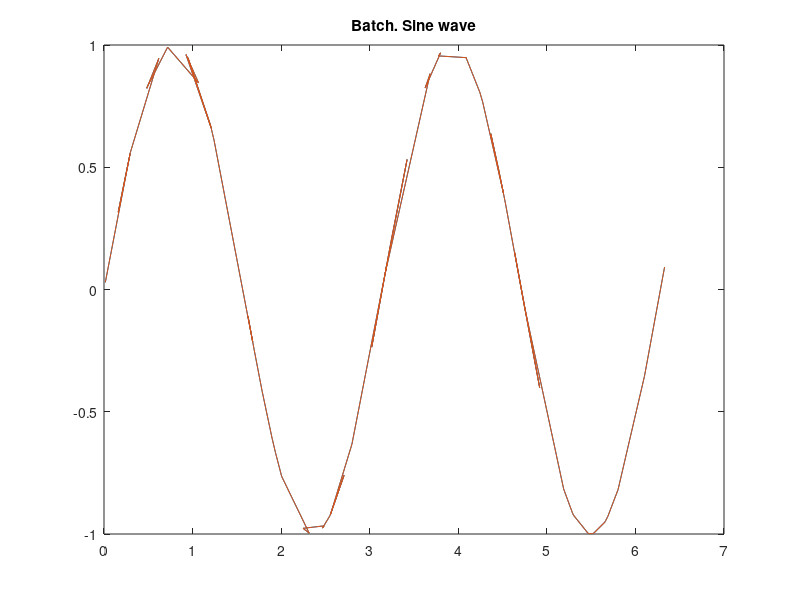
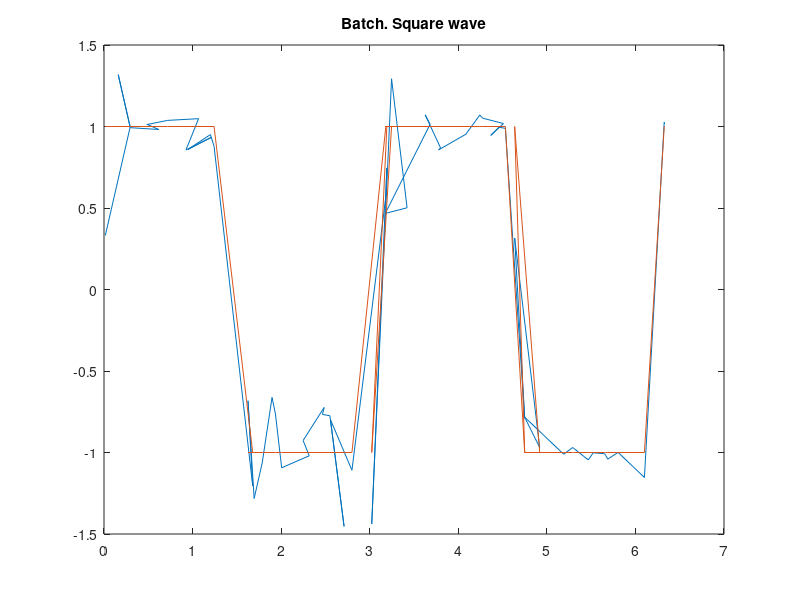
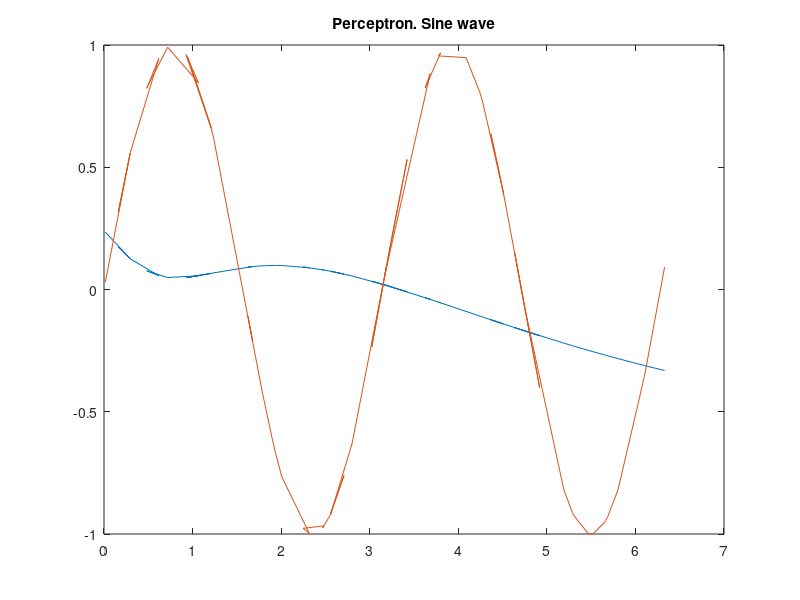
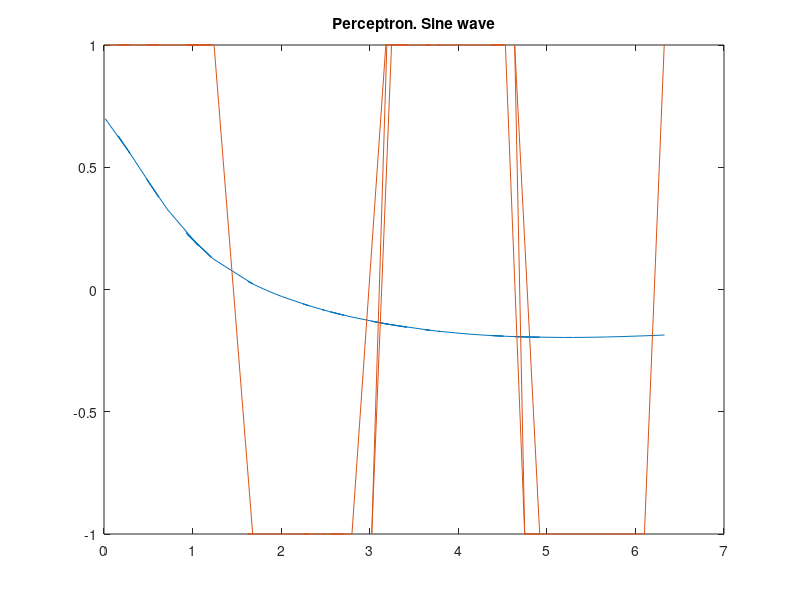

MATLAB code to generate these figures, in order:
close all
clear all

%% data
x = 0:0.1:2*pi;
x = x + 0.1*randn(1,length(x));

fun1= sin(2*x);
fun2 = sign(fun1);

xtest = 0.05:0.1:2*pi;
xtest = xtest + 0.1*randn(1,length(xtest));

fun1test = sin(2*xtest);
fun2test = sign(sin(2*xtest));

phi_i = @(x,mu,sigma) exp((-(x-mu).^2)/(2*sigma));

width = 0.1; %????
%how measure error????


%% training sin
%delta rule

%batch

errors = [];
nodes = 40;
mu = 0:((2*pi)/(nodes-1)):2*pi;

phi=[];
for i=1:nodes
    phi=[phi; phi_i(x,mu(i),width)];
end

phi = phi';

A = phi' * phi;
B = phi' * fun1';

w = linsolve(A,B);


fout1 = zeros(1,length(xtest));
for j=1:length(xtest)
    tmp = 0;
    for i=1:nodes
        tmp = tmp + w(i)*phi_i(xtest(j),mu(i),width);
    end
    fout1(j) = tmp;
end

figure(1)
plot(xtest,fout1)
hold on
plot(xtest,fun1test)
title("Batch. Sine wave")
hold off


%% training square
%batch

errors = [];
mu = 0:((2*pi)/(nodes-1)):2*pi;

phi=[];
for i=1:nodes
    phi=[phi; phi_i(x,mu(i),width)];
end

phi = phi';

A = phi' * phi;
B = phi' * fun2';

w = linsolve(A,B);


fout2 = zeros(1,length(xtest));
for j=1:length(xtest)
    tmp = 0;
    for i=1:nodes
        tmp = tmp + w(i)*phi_i(xtest(j),mu(i),width);
    end
    fout2(j) = tmp;
end



figure(2)
plot(xtest,fout2)
hold on
plot(xtest,fun2test)
title("Batch. Square wave")
hold off



%% two layers perceptron sine

ndata=length(x);
epochs = 200;
eta=0.001;
Nhidden=nodes;
alpha = 0.9;


w=randn(nodes,1); %N1, N0
v=randn(1,nodes+1); %N2, N1
dw=0;
dv=0;

patterns = x;
targets = fun1;

for i=1:epochs
    %forward pass
    hin = w * patterns;
    hout = [2 ./ (1+exp(-hin)) - 1 ; ones(1,ndata)];
    oin = v * hout;
    out = 2 ./ (1+exp(-oin)) - 1;
    
    %backward pass
    delta_o = (out - targets) .* ((1 + out) .* (1 - out)) * 0.5;
    delta_h = (v'* delta_o) .* ((1 + hout) .* (1 - hout)) * 0.5;
    delta_h = delta_h(1:nodes, :);
    
    %backpropagation
    dw = (dw .* alpha) - (delta_h * patterns') .* (1-alpha);
    dv = (dv .* alpha) - (delta_o * hout') .* (1-alpha);
    w = w + dw .* eta;
    v = v + dv .* eta;    
    
end

hin = w * xtest;
hout = [2 ./ (1+exp(-hin)) - 1 ; ones(1,ndata)];
oin = v * hout;
out1 = 2 ./ (1+exp(-oin)) - 1;


figure(3)
plot(xtest,out1)
hold on
plot(xtest,fun1test)
title("Perceptron. Sine wave")
hold off

%% two layers perceptron square

ndata=length(x);
epochs = 200;
eta=0.001;
Nhidden=nodes;
alpha = 0.9;


w=randn(nodes,1); %N1, N0
v=randn(1,nodes+1); %N2, N1
dw=0;
dv=0;

patterns = x;
targets = fun2;

for i=1:epochs
    %forward pass
    hin = w * patterns;
    hout = [2 ./ (1+exp(-hin)) - 1 ; ones(1,ndata)];
    oin = v * hout;
    out = 2 ./ (1+exp(-oin)) - 1;
    
    %backward pass
    delta_o = (out - targets) .* ((1 + out) .* (1 - out)) * 0.5;
    delta_h = (v'* delta_o) .* ((1 + hout) .* (1 - hout)) * 0.5;
    delta_h = delta_h(1:nodes, :);
    
    %backpropagation
    dw = (dw .* alpha) - (delta_h * patterns') .* (1-alpha);
    dv = (dv .* alpha) - (delta_o * hout') .* (1-alpha);
    w = w + dw .* eta;
    v = v + dv .* eta;    
    
end

hin = w * xtest;
hout = [2 ./ (1+exp(-hin)) - 1 ; ones(1,ndata)];
oin = v * hout;
out2 = 2 ./ (1+exp(-oin)) - 1;

figure(4)
plot(xtest,out2)
hold on
plot(xtest,fun2test)
title("Perceptron. Sine wave")
hold off

